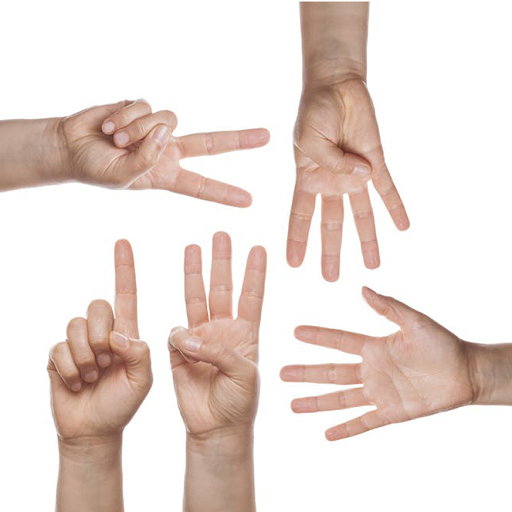
//> input picture HW2/figure/hand.bmp, 512 x 512 px
$ ./CM_HW2_02   (built with g++ and OpenCV 4)
//> lines starting //> are read from the running program, lines starting //| are printed output that depends on the picture; after the words box and inside, x2 and y2 are one past the last pixel; in counts of white or black regions, pixels touching at a corner belong together
#include <opencv2/opencv.hpp>
#include <algorithm>
#include <iostream>
#include <time.h>
using namespace std;
using namespace cv;
clock_t t1, t2;
int main()
{
    Mat img_1 = imread("hand.bmp");
//> img_1 is the input picture: 512 rows x 512 cols, CV_8UC3; mean B, G, R 213.8, 219.8, 233.4
    Mat  src_img, edge, map, area, point, finger, finger_map, finger_area, finger_point;
    if ((src_img = cv::imread("hand.bmp", 0)).empty())
    {
        cout << "load image error！";
        return -1;
    }
    threshold(src_img, edge, 225, 255, THRESH_BINARY_INV);

    t1 = clock();
    int i, j, nccomps = connectedComponentsWithStats(edge, map, area, point);
    t2 = clock();
    printf("connect component時間%f\n", (t2 - t1) / (double)(CLOCKS_PER_SEC));
    printf("\n");

    t1 = clock();
    for (i = 0; i < nccomps; i++) {
        if (area.at<int>(i, CC_STAT_AREA) < 50000) {
            rectangle(img_1, Rect(area.at<int>(i, CC_STAT_LEFT), area.at<int>(i, CC_STAT_TOP), area.at<int>(i, CC_STAT_WIDTH), area.at<int>(i, CC_STAT_HEIGHT)), Scalar(0, 0, 255), 1, 1, 0);
            circle(img_1, Point((int)round(point.at<double>(i, 0)), (int)round(point.at<double>(i, 1))), 1, Scalar(0, 0, 255), 3);
        }

    }
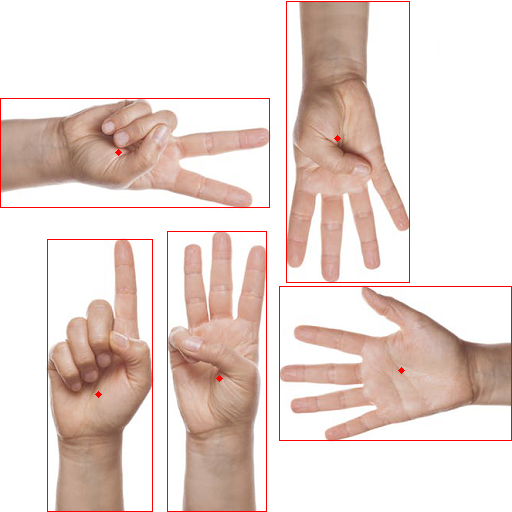
//> img_1: 512 rows x 512 cols, CV_8UC3; 1.52% of pixels changed, all inside (x1, y1, x2, y2) = (0, 1, 512, 512)
    t2 = clock();
    printf("手的畫圖時間%f\n", (t2 - t1) / (double)(CLOCKS_PER_SEC));
    printf("\n");
    Mat element = getStructuringElement(MORPH_RECT, Size(25, 25));
    morphologyEx(edge, finger, MORPH_OPEN, element);
    Mat image = edge - finger;


    i, j, nccomps = connectedComponentsWithStats(image, finger_map, finger_area, finger_point);
    t1 = clock();
    for (i = 0; i < nccomps; i++) {
        if (finger_area.at<int>(i, CC_STAT_AREA) > 500 && finger_area.at<int>(i, CC_STAT_AREA) < 50000) {
            rectangle(img_1, Rect(finger_area.at<int>(i, CC_STAT_LEFT), finger_area.at<int>(i, CC_STAT_TOP), finger_area.at<int>(i, CC_STAT_WIDTH), finger_area.at<int>(i, CC_STAT_HEIGHT)), Scalar(255, 0, 0), 1, 1, 0);
            circle(img_1, Point((int)round(finger_point.at<double>(i, 0)), (int)round(finger_point.at<double>(i, 1))), 1, Scalar(255, 0, 0), 3);
        }

    }
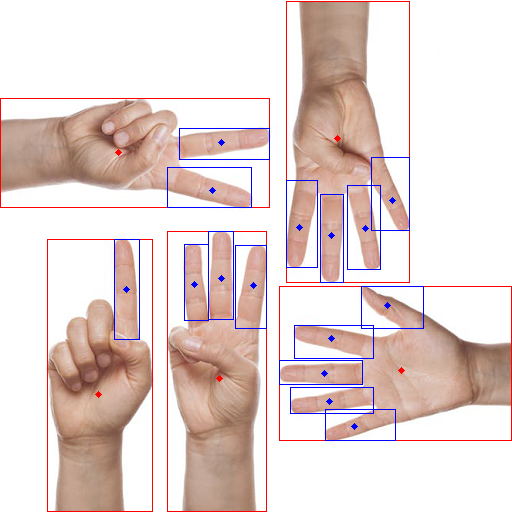
//> img_1: 512 rows x 512 cols, CV_8UC3; 1.4% of pixels changed, all inside (x1, y1, x2, y2) = (114, 128, 424, 441)
    t2 = clock();
    printf("手指頭的畫圖時間%f\n", (t2 - t1) / (double)(CLOCKS_PER_SEC));
    printf("\n");
    imshow("圖片.jpg", img_1);
    waitKey(0);
}
